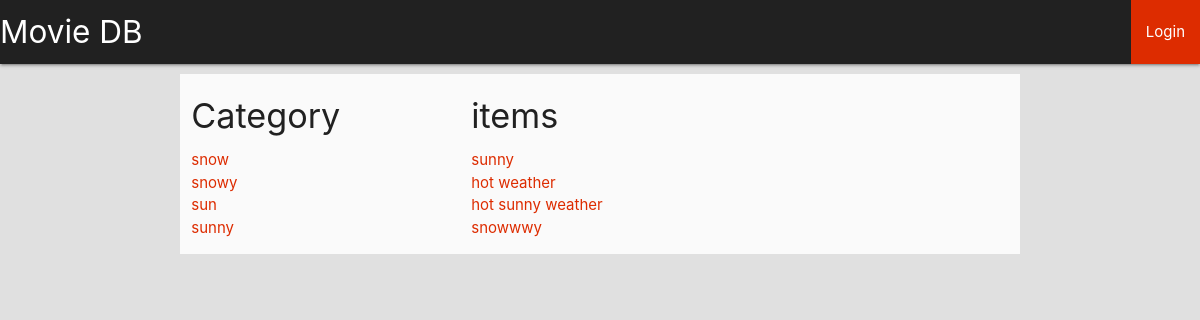
Before: / with the older database file.
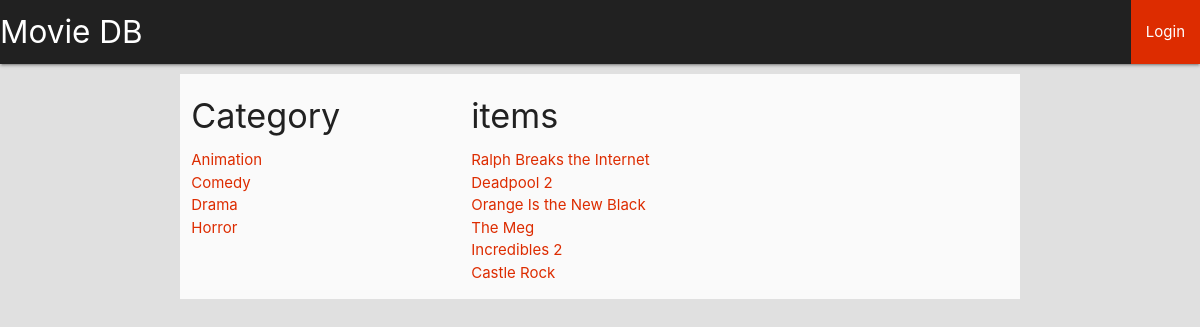
After: the same page with the newer database file.
### database_setup.py (models this page shows, shortened)
class Category(Base):
    __tablename__ = 'category'
    id = Column(Integer, primary_key=True)
    name = Column(String(250), nullable=False)

class Item(Base):
    __tablename__ = 'item'
    name = Column(String(100), nullable=False)
    id = Column(Integer, primary_key=True)
    description = Column(String(250))
    category_id = Column(Integer, ForeignKey('category.id'))
    categories = relationship(Category)
    user_id = Column(Integer, ForeignKey('user.id'))
    user = relationship(User)

### app.py (the view)
@app.route('/')
def index():
    items = db.session.query(Item).all()
    categories = db.session.query(Category).order_by(asc(Category.name)).all()
    if 'username' in login_session:
        logged = True
        userid = login_session['userid']
    else:
        logged = False
        userid = None
    return render_template('home.html', Items=items, Categories=categories, loggedin=logged, UserID=userid,
                           HomePage=True)

### templates/home.html (shortened to what this page needs)
{% extends 'Layout.html' %} {% block body %}
<div class="col s4 ">
    <h4 class="grey-text text-darken-4 ">Category</h4>
    <ul>
        {%  for category in Categories %}
        <li><a class="deep-orange-text text-accent-4" href="{{ category.id }}">{{ category.name }}</a></li>
        {% endfor %}
    </ul>
</div>
<div class="col s7">
    <h4 class="grey-text text-darken-4 ">items</h4>
    <ul>
        {% for item in Items %}
        <li><a class="deep-orange-text text-accent-4" href={{  url_for('items_path',category_id_url=item.category_id,item_id=item.id)}}>{{ item.name }}</a> &nbsp;
        </li>
        {% endfor %}
    </ul>
</div>
{% endblock %}

### templates/Layout.html (shortened to what this page needs)
<!doctype html>
<html lang="en">
<head>
    <link rel="stylesheet" href="https://cdnjs.cloudflare.com/ajax/libs/materialize/1.0.0-rc.2/css/materialize.min.css">
</head>
<body class="grey lighten-2">
    <nav>
        <div class="nav-wrapper  grey darken-4 ">
            <a href={{ url_for('index') }} class="brand-logo">Movie DB</a>
            <ul id="nav-mobile" class="right">
            {% if not loggedin %}
            <li class="deep-orange accent-4"><a href={{ url_for('login') }}>Login</a></li>
            {% endif %}
            </ul>
        </div>
    </nav>
    <div class="container grey lighten-5 " style="margin-top: 10px">
        <div class="row">
            {% block body %} {% endblock %}
        </div>
    </div>
</body>
</html>

Changed rows visible on the page:
removed Item: name "sunny"
removed Item: name "hot weather"
removed Item: name "hot sunny weather"
removed Item: name "snowwwy"
changed Category: name "sunny" → "Animation"; moves up the list
changed Category: name "snowy" → "Comedy"; moves down the list
changed Category: name "snow" → "Drama"
changed Category: name "sun" → "Horror"
added Item: name "Ralph Breaks the Internet"
added Item: name "Deadpool 2"
added Item: name "Orange Is the New Black"
added Item: name "The Meg"
added Item: name "Incredibles 2"
added Item: name "Castle Rock"
